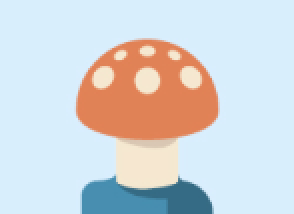
#> input picture imagenesWFC/pruebaTilesDefinidos/prueba.png, 147 x 107 px, found by its file name (shown 2 times larger)
$ python WFC_SacarTilesV1.py
#> lines starting #> are read from the running program, lines starting #| are printed output that depends on the picture
import math
import numpy as np
from PIL import Image
import matplotlib.pyplot as plt


def obtenerDivisores(n):
    divisores = []
    for i in range(1, (int(n**0.5)) + 1):
        if n % i == 0:
            divisores.append(i)
            if i != n // i:  # Añadir el divisor complementario
                divisores.append(n // i)
    divisores.sort()  # Ordenar los divisores
    return divisores
def reducirTiles(ladoTileX,ladoTileY,cuadradosTotales,alto,ancho):
    cont = -1
    while(cuadradosTotales % 1 == 0) and ladoTileX <= ancho and ladoTileY <= alto:
        nuevosDivisores = obtenerDivisores(cuadradosTotales)
        divisorMinimo = nuevosDivisores[1]
        cuadradosTotales = cuadradosTotales / divisorMinimo
        ladoTileX = ladoTileX * divisorMinimo
        ladoTileY = ladoTileY * divisorMinimo
        cont += 1

    cuadradosTotales = cuadradosTotales * divisorMinimo
    ladoTileX = ladoTileX / divisorMinimo
    ladoTileY = ladoTileY / divisorMinimo

    return int(cuadradosTotales), int(ladoTileX), int(ladoTileY)


imagen = Image.open(r'/imagenesWFC/pruebaTilesDefinidos/prueba.png')
#> imagen is the input picture: PIL image 147x107 RGBA; mean R, G, B, A 210.2, 214, 217.4, 255
imagenRGB = imagen.convert('RGB')
imagenPixeles = np.array(imagenRGB)

alto, ancho, _= imagenPixeles.shape
#> alto = 107; ancho = 147
divisoresX = obtenerDivisores(ancho)
#> divisoresX = [1, 3, 7, 21, 49, 147]
divisoresY = obtenerDivisores(alto)
#> divisoresY = [1, 107]
print(divisoresY,divisoresX)
#| [1, 107] [1, 3, 7, 21, 49, 147]
divisorX = divisoresX[len(divisoresX)-2]
#> divisorX = 49
divisorY = divisoresY[len(divisoresY)-2]
#> divisorY = 1

numTilesX = divisorX
#> numTilesX = 49
numTilesY = divisorY
#> numTilesY = 1
cuadradosTotales = numTilesX + numTilesY
#> cuadradosTotales = 50

ladoTileX = int(ancho / divisorX)
ladoTileY = int(alto / divisorY)

print(f"Dimensiones de la imagen: {ancho}x{alto}")
#| Dimensiones de la imagen: 147x107

cuadradosTotalesFinales, ladoTileXFinal, ladoTileYFinal = reducirTiles(ladoTileX,ladoTileY,cuadradosTotales,alto,ancho)
print(f"Tamaño de cada cuadrado: {ladoTileX} x {ladoTileY}")
#| Tamaño de cada cuadrado: 3 x 107
print("Cuadrados totales:", cuadradosTotales)
#| Cuadrados totales: 50


# Extraer los tiles
tiles = []
for x in range(0, ancho - ladoTileXFinal + 1, ladoTileXFinal):
    for y in range(0, alto - ladoTileYFinal + 1, ladoTileYFinal):
        tile = imagenPixeles[y:y + ladoTileYFinal, x:x + ladoTileXFinal]  # Extraemos el tile de tamaño definido
        tiles.append(tile)
#> after the loop, tiles = 49 items

# Mostrar los tiles extraídos
num_tiles = len(tiles)
#> num_tiles = 49
num_cols = 10  # Cuántos tiles por fila queremos mostrar

fig, axes = plt.subplots(nrows=(num_tiles // num_cols) + 1, ncols=num_cols, figsize=(15, 10))
axes = axes.flatten()

for i, tile in enumerate(tiles):
    axes[i].imshow(tile)
    axes[i].axis('off')  # Ocultar los ejes de cada tile
#> this loop made 49 passes

# Si hay menos tiles que espacios, ocultar los ejes vacíos
for j in range(i + 1, len(axes)):
    axes[j].axis('off')
#> this loop made 1 pass
#> j on pass 1: 49

print(len(tiles))
#| 49
plt.tight_layout()
plt.show()
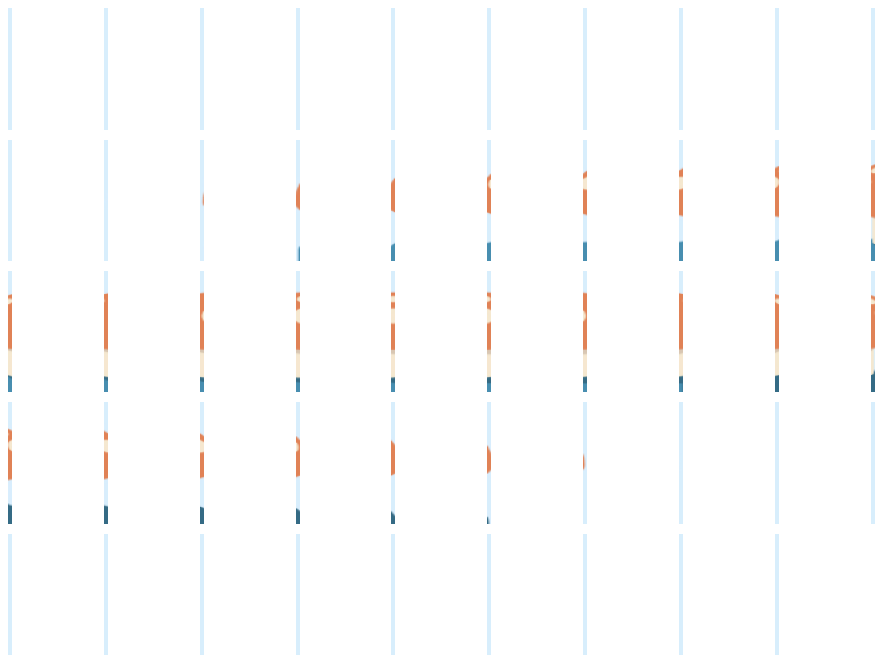
#> figure drawn by matplotlib, 49 panels
